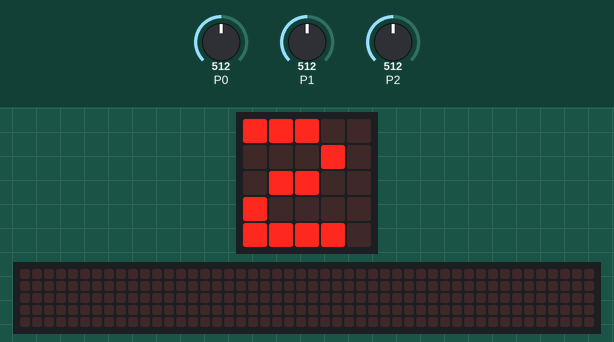
This program was run on a simulated BBC micro:bit (MakeCode). On the bench: the board's 5×5 LED display, a strip that is not on the board, showing the scrolling text unrolled. The inputs (shaded band) are chosen by the test bench; at power-on: P2 = 512, P0 = 512, P1 = 512 (analog values on the 0–1023 scale). The 48×5 strip is a reading aid, not a part: it shows the text the display is scrolling, unrolled, one strip-width of it at a time.

Above: at 1.2 s.
1.3 s: P2 set to 923
At 2.0 s:
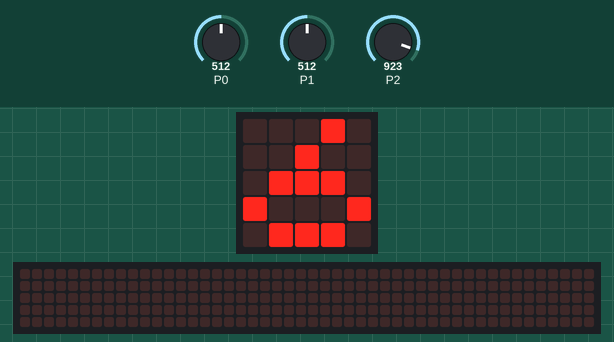
3.0 s: P2 set to 945
At 3.4 s:
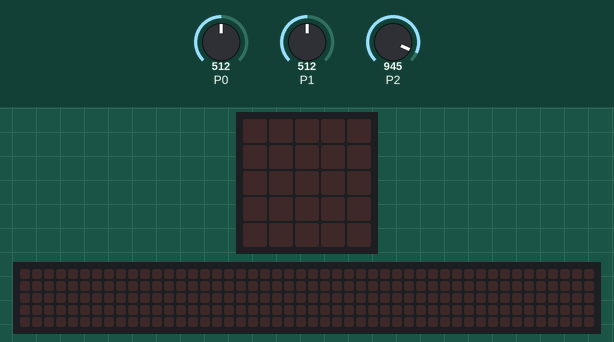
4.5 s: P2 set to 928
At 5.3 s:
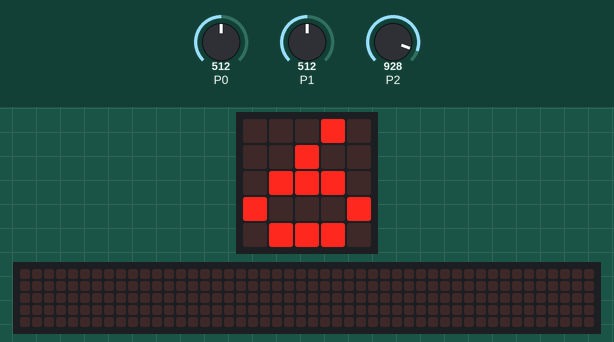
6.0 s: P2 set to 948
At 6.8 s:
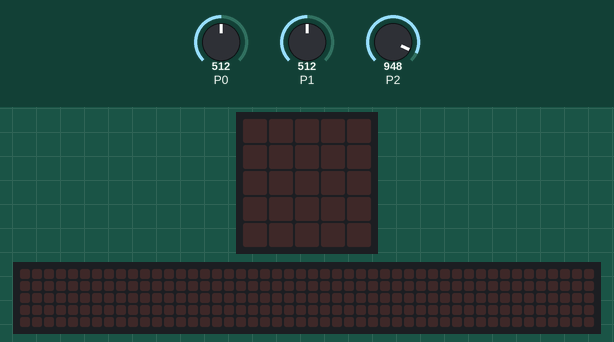
7.5 s: P0 set to 589
9.0 s: P0 set to 614
At 11.48 s:
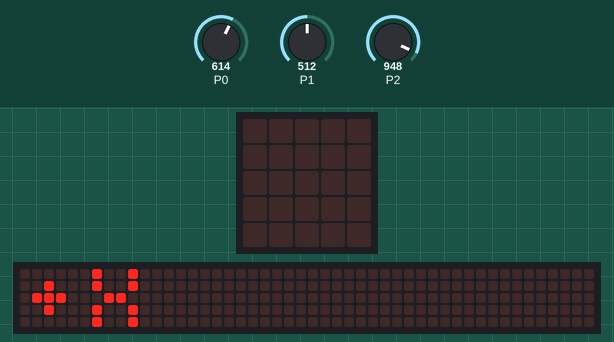
Timing chart, 0 to 12.1 s (numbered marks = the images above; inputs shaded):
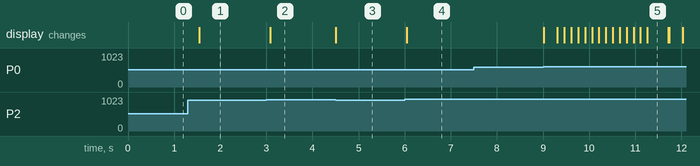

Measured:
- the behaviour switches between 937 and 938 on P2 (found by bisection; images 1 and 2)
- the behaviour switches between 600 and 601 on P0 (found by bisection; images 4 and 5)
- after the input at 1.3 s, the display: changes after 0.24 s (image 1)
- after the input at 3.0 s, the display: changes after 0.08 s (image 2)
- after the input at 4.5 s, the display: changes at once (image 3)
- after the input at 6.0 s, the display: changes at once (image 4)
- after the input at 7.5 s, every drawn part: stays the same
- after the input at 9.0 s, the display: changes at once (image 5)

The program:

main.ts
```typescript
let buttonVal = 0
let item = 0
function button () {
    buttonVal = pins.analogReadPin(AnalogPin.P2)
    if (buttonVal < 256) {
        item = 1
    } else if (buttonVal < 597) {
        item = 2
    } else if (buttonVal < 725) {
        item = 3
    } else if (buttonVal < 793) {
        item = 4
    } else if (buttonVal < 836) {
        item = 5
    } else if (buttonVal < 938) {
        item = 6
    } else {
        item = 0
    }
}
basic.forever(function () {
    button()
    if (item) {
        basic.showNumber(item)
    } else if (pins.analogReadPin(AnalogPin.P0) < 400) {
        basic.showString("-X")
    } else if (pins.analogReadPin(AnalogPin.P0) > 600) {
        basic.showString("+X")
    } else if (pins.analogReadPin(AnalogPin.P1) < 400) {
        basic.showString("-Y")
    } else if (pins.analogReadPin(AnalogPin.P1) > 600) {
        basic.showString("+Y")
    } else {
        basic.clearScreen()
    }
})
```

test.ts
```typescript
// Tady jsou testy. Při použití tohoto balíčku jako rozšíření nebude zkompilováno.
```
